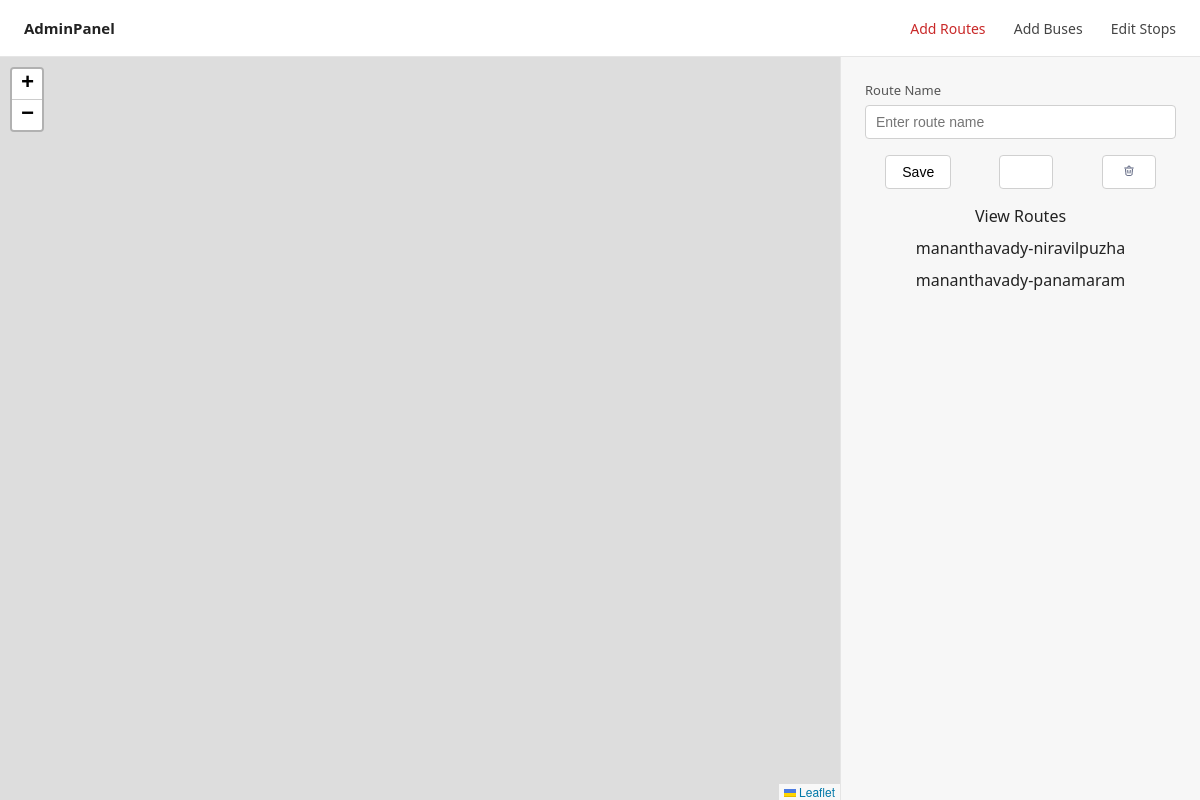
Page /add_routes/ on the earlier database version.
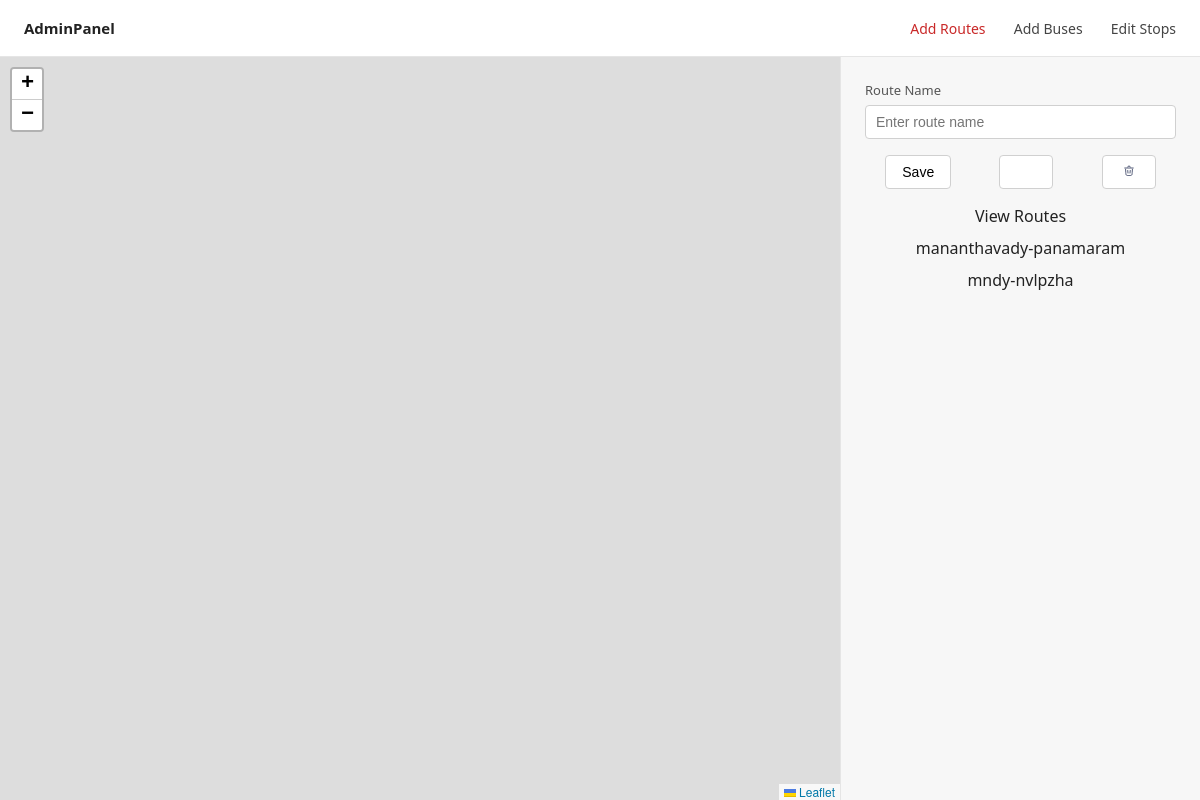
Same page on the later database version.
### AdminPanel/models.py (models this page shows)
class Routes(models.Model):
    route_id = models.AutoField(primary_key=True)
    route_name = models.CharField(max_length=100)
    route_data = models.CharField(default=list)
    stopsData = models.JSONField(default=list)
    def get_routeData(self):
        return json.loads(self.route_data)

### AdminPanel/views.py (the view, shortened to what this page needs)
# urls.py: path("add_routes/",views.AddRoutes,name="add_routes"),
def AddRoutes(request):
    context = {}
    routes = Routes.objects.all()
    if routes:
        allRoutes = []
        for r in routes:
            routeData = {}
            routeData["route_name"]=r.route_name
            routeData["route_data"]=json.dumps(r.get_routeData())
            allRoutes.append(routeData)
        context["routes"] = allRoutes
    return render(request,"add_routes.html",context=context)

### AdminPanel/templates/add_routes.html (shortened to what this page needs)
{% load static %}
<!DOCTYPE html>
<html lang="en">
<head>
    <link rel="stylesheet" href="https://unpkg.com/leaflet@1.9.4/dist/leaflet.css"/>
    <link rel="stylesheet" href="https://unpkg.com/leaflet-routing-machine@3.2.12/dist/leaflet-routing-machine.css"/>
</head>
<body>
<div class="navbar">
    <div class="nav-left">AdminPanel</div>
    <div class="nav-right">
        <a href="#" id="curr_page">Add Routes</a>
        <a href="{% url 'add_buses' %}">Add Buses</a>
        <a href="{% url 'edit_stops' %}">Edit Stops</a>
    </div>
</div>
<div class="container">
    <div class="map-section">
        <div id="map"></div>
    </div>
    <div class="side-section">
        <div class="field">
            <label for="routeName">Route Name</label>
            <input type="text" id="routeName" placeholder="Enter route name">
        </div>
        <div class="option-div">
            <button class="add-route-btn" id="add-route-btn">Save</button>
            <button class="add-route-btn" id="clear-route-btn"><img src="{% static 'AdminPanel/assets/eraser-svgrepo-com.svg' %}" width="20" height="12"></button>
            <button class="add-route-btn" id="delete-route-btn"><img src="{% static 'AdminPanel/assets/trash-bin.svg' %}" width="20" height="12"></button>
        </div>
        <div style="display: flex; flex-direction: column; gap: 10px; align-items: center;user-select: none;">
            <label>View Routes</label>
            {% for r in routes %}
            <a class="route-names" data-route_name="{{r.route_name}}" data-route="{{r.route_data}}">{{ r.route_name }}</a>
            {% endfor %}
        </div>
    </div>
</div>
</body>
</html>

### AdminPanel/templates/add_routes.html (style rules this page uses)
html, body { margin: 0; height: 100%; font-family: system-ui, -apple-system, BlinkMacSystemFont, "Segoe UI", sans-serif; color: #222; }
.navbar { height: 56px; display: flex; align-items: center; justify-content: space-between; padding: 0 24px; border-bottom: 1px solid #e5e5e5; background: #fff; }
.nav-left { font-weight: 600; font-size: 15px; }
.nav-right a { margin-left: 24px; text-decoration: none; font-size: 14px; color: #444; }
#curr_page { color: #c92828; }
.container { display: flex; height: calc(100% - 56px); }
.map-section { width: 70%; }
.side-section { width: 30%; background: #f7f7f7; border-left: 1px solid #e5e5e5; padding: 24px; box-sizing: border-box; display: flex; flex-direction: column; gap: 16px; }
#map { width: 100%; height: 100%; }
.field { display: flex; flex-direction: column; gap: 6px; }
.field label { font-size: 13px; color: #555; }
.field input { padding: 8px 10px; font-size: 14px; border: 1px solid #d0d0d0; border-radius: 4px; outline: none; background: #fff; }
.add-route-btn { align-self: flex-start; padding: 8px 16px; font-size: 14px; background: #fff; border: 1px solid #d0d0d0; border-radius: 4px; cursor: pointer; }
.option-div { display: flex; flex-direction: row; justify-content: space-evenly; gap: 9%; }

Differences in the rows shown:
removed Routes: route_name "mananthavady-niravilpuzha"
added Routes: route_name "mndy-nvlpzha"
